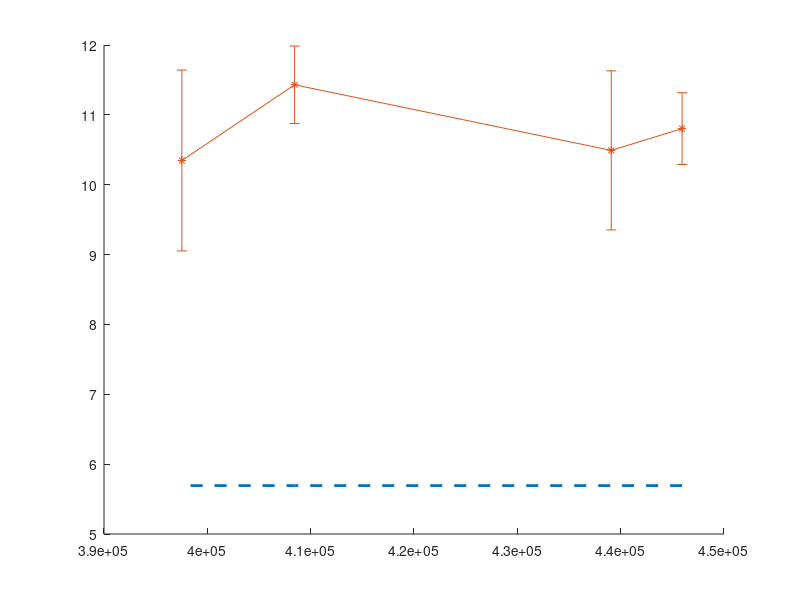

The MATLAB script that drew this image: (Note: this script raises an error after producing the figure.)
PSNRs = zeros(5, 4, 3); % index_PSNRs, index_quant_factors, index_SNRs

PSNRs(:,:,1) = [
   10.8744   11.6493   11.1243   12.1010
    9.8581    9.9740   12.4163   10.7619
   11.2221    9.4287   11.5549   11.1304
   10.7612    9.3508   10.7732    9.1524
   11.2992   12.0543   11.2832    8.5878
];
PSNRs(:,:,2) = [
   32.5862   23.2056   13.9392   16.2974
   18.8247   18.1569   24.9977   17.0479
   18.9152   19.2555   15.2615   15.0962
   14.7965   24.1853   24.9921   22.8802
   18.9298   29.6377   20.8803   17.9144
];
PSNRs(:,:,3) = [
   32.8180   29.6748   25.0015   22.9348
   32.8180   29.6748   25.0015   22.9348
   32.8180   29.6748   25.0015   22.9348
   32.8180   29.6748   25.0015   22.9348
   32.8180   29.6748   25.0015   22.9348
];

PSNR_MIN = [5.6929    5.6929    5.6929    5.6929];
PSNR_MAX = [32.8180   29.6748   25.0015   22.9348];
SNRs = [-Inf -3, -2, 5 +Inf];
lengths = [148648, 146363, 136148, 132511];
figure; 
hold on;
plot(lengths * 3, PSNR_MIN, '--', 'Linewidth', 2)
for i = 1:3
    errorbar(lengths * 3, mean(PSNRs(:, :, i), 1), std(PSNRs(:, :, i), 1), '*-', 'LineWidth', 2)
end
plot(lengths * 3, PSNR_MAX, '--', 'LineWidth', 2)
legend('SNR = ' + string(SNRs), 'location', 'northwest')
xlabel('bit stream/bit')
ylabel('PSNR/dB')
title('R-P Graph（1/3效率卷积码，H.261 量化，量化参数分别取 100/50/10/5）')
hold off;
grid on;
xlim(lengths([end,1])*3)
imwrite(frame2im(getframe(gcf)), "实验记录(数据+图像)\信源信道联合编码\13卷积码.png")
